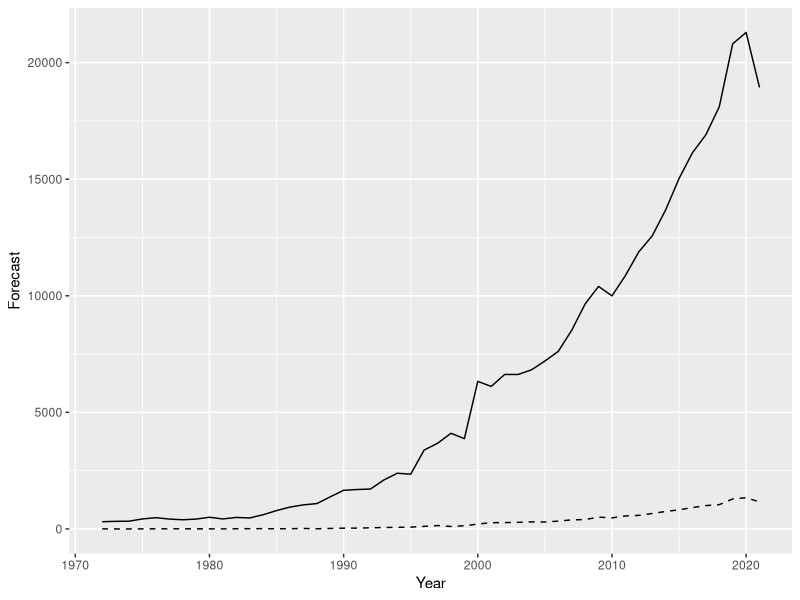
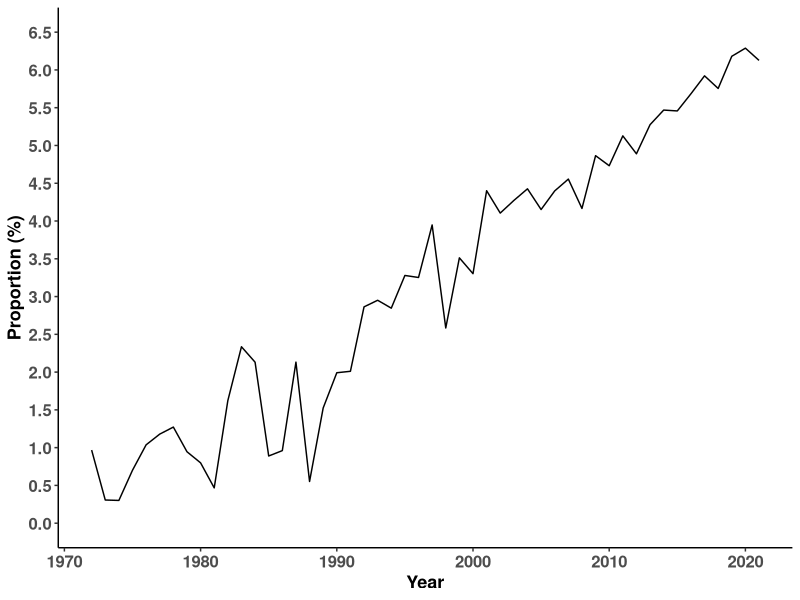

R code for these plots, in order:
# WOS search result 2022-1-4
# topic: forecast & forecast combination
# publication date: 1969-01-01 - 2021.12.31
path <- "/Users/wangxiaoqian/Git/Git-xqnwang/ensembles-combinations-docs/docs/plot_prop"
setwd(path)
library(magrittr)
library(ggplot2)

dat_all <- read.table("analyze-all.txt", header = TRUE)[,1:2]
dat_sel <- read.table("analyze-sel.txt", header = TRUE)[,1:2]

dat <- merge(dat_all, dat_sel, by = "Year", all.x = TRUE)
colnames(dat) <- c("Year", "Forecast", "Forecast combination")
dat[is.na(dat)] <- 0
dat <- dat[-seq(4),] # 1972-2021

ggplot(dat, aes(x=Year)) +
  geom_line(aes(y=Forecast)) +
  geom_line(aes(y=`Forecast combination`), linetype = "dashed")

scaleFUN <- function(x) sprintf("%.1f", x)

dat_prop <- cbind(dat[,1], dat$`Forecast combination`/dat$Forecast*100) %>% as.data.frame()
colnames(dat_prop) <- c("Year", "Proportion")
ggplot(data = dat_prop, aes(x = Year, y = Proportion))+
  geom_line() +
  scale_y_continuous(limits = c(0, 6.5),breaks = seq(0, 6.5, 0.5),labels=scaleFUN) +
  theme_classic() +
  ylab("Proportion (%)") +
  xlim(c(1972,2021)) +
  theme(axis.text.x = element_text(face="bold", size=12)) + 
  theme(axis.title.x = element_text(face="bold", size = 13)) +
  theme(axis.text.y = element_text(face="bold", size=12, angle = 0, hjust = 1)) + 
  theme(axis.title.y = element_text(face="bold", size = 13)) +
  theme(panel.background = element_blank())
        #panel.grid.major = element_line(size = 0.5, colour = "grey90"),
        #panel.border = element_rect(colour = "black", fill = NA, size = 1.5)) 
#4:7
